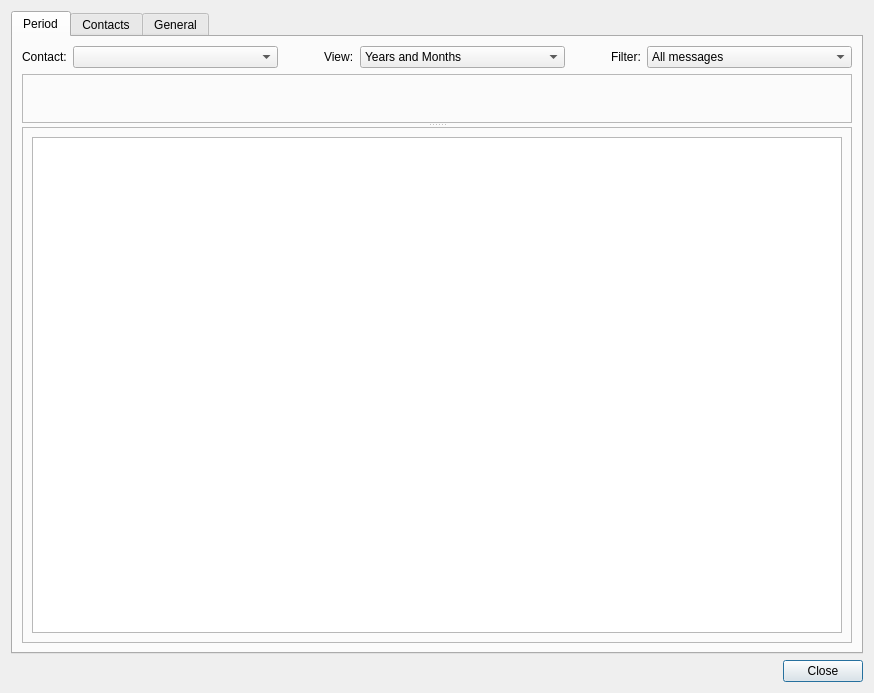
<?xml version="1.0" encoding="UTF-8"?>
<ui version="4.0">
 <class>Statistics</class>
 <widget class="QDialog" name="Statistics">
  <property name="geometry">
   <rect>
    <x>0</x>
    <y>0</y>
    <width>874</width>
    <height>693</height>
   </rect>
  </property>
  <property name="windowTitle">
   <string>Statistics</string>
  </property>
  <property name="windowIcon">
   <iconset resource="resource.qrc">
    <normaloff>:/view-statistics</normaloff>:/view-statistics</iconset>
  </property>
  <layout class="QVBoxLayout" name="verticalLayout">
   <item>
    <widget class="QTabWidget" name="statisticTab">
     <property name="currentIndex">
      <number>0</number>
     </property>
     <widget class="QWidget" name="periodTab">
      <attribute name="title">
       <string>Period</string>
      </attribute>
      <layout class="QVBoxLayout" name="verticalLayout_2">
       <item>
        <layout class="QHBoxLayout" name="horizontalLayout_2">
         <item>
          <widget class="QLabel" name="label_2">
           <property name="text">
            <string>Contact:</string>
           </property>
          </widget>
         </item>
         <item>
          <widget class="QComboBox" name="contactBox">
           <property name="sizePolicy">
            <sizepolicy hsizetype="Expanding" vsizetype="Fixed">
             <horstretch>0</horstretch>
             <verstretch>0</verstretch>
            </sizepolicy>
           </property>
          </widget>
         </item>
         <item>
          <spacer name="horizontalSpacer">
           <property name="orientation">
            <enum>Qt::Horizontal</enum>
           </property>
           <property name="sizeType">
            <enum>QSizePolicy::Preferred</enum>
           </property>
           <property name="sizeHint" stdset="0">
            <size>
             <width>40</width>
             <height>0</height>
            </size>
           </property>
          </spacer>
         </item>
         <item>
          <widget class="QLabel" name="label_3">
           <property name="text">
            <string>View:</string>
           </property>
          </widget>
         </item>
         <item>
          <widget class="QComboBox" name="viewBox">
           <property name="sizePolicy">
            <sizepolicy hsizetype="Expanding" vsizetype="Fixed">
             <horstretch>0</horstretch>
             <verstretch>0</verstretch>
            </sizepolicy>
           </property>
           <item>
            <property name="text">
             <string>Years and Months</string>
            </property>
           </item>
           <item>
            <property name="text">
             <string>Years</string>
            </property>
           </item>
           <item>
            <property name="text">
             <string>Months</string>
            </property>
           </item>
           <item>
            <property name="text">
             <string>Days</string>
            </property>
           </item>
           <item>
            <property name="text">
             <string>Weekdays</string>
            </property>
           </item>
           <item>
            <property name="text">
             <string>Hours</string>
            </property>
           </item>
          </widget>
         </item>
         <item>
          <spacer name="horizontalSpacer_2">
           <property name="orientation">
            <enum>Qt::Horizontal</enum>
           </property>
           <property name="sizeType">
            <enum>QSizePolicy::Preferred</enum>
           </property>
           <property name="sizeHint" stdset="0">
            <size>
             <width>40</width>
             <height>20</height>
            </size>
           </property>
          </spacer>
         </item>
         <item>
          <widget class="QLabel" name="label">
           <property name="text">
            <string>Filter:</string>
           </property>
          </widget>
         </item>
         <item>
          <widget class="QComboBox" name="filterBox">
           <property name="sizePolicy">
            <sizepolicy hsizetype="Expanding" vsizetype="Fixed">
             <horstretch>0</horstretch>
             <verstretch>0</verstretch>
            </sizepolicy>
           </property>
           <item>
            <property name="text">
             <string>All messages</string>
            </property>
           </item>
           <item>
            <property name="text">
             <string>Only incoming</string>
            </property>
           </item>
           <item>
            <property name="text">
             <string>Only outgoing</string>
            </property>
           </item>
          </widget>
         </item>
        </layout>
       </item>
       <item>
        <widget class="QSplitter" name="splitter">
         <property name="orientation">
          <enum>Qt::Vertical</enum>
         </property>
         <widget class="QFrame" name="frame_2">
          <property name="frameShape">
           <enum>QFrame::StyledPanel</enum>
          </property>
          <property name="frameShadow">
           <enum>QFrame::Raised</enum>
          </property>
          <layout class="QVBoxLayout" name="verticalLayout_7">
           <property name="margin">
            <number>0</number>
           </property>
           <item>
            <widget class="StatisticCanvas" name="statisticPlot" native="true">
             <property name="contextMenuPolicy">
              <enum>Qt::ActionsContextMenu</enum>
             </property>
             <property name="toolTip">
              <string>Rightclick to change layout</string>
             </property>
             <layout class="QVBoxLayout" name="verticalLayout_6"/>
            </widget>
           </item>
          </layout>
         </widget>
         <widget class="QFrame" name="frame">
          <property name="frameShape">
           <enum>QFrame::StyledPanel</enum>
          </property>
          <property name="frameShadow">
           <enum>QFrame::Raised</enum>
          </property>
          <layout class="QVBoxLayout" name="verticalLayout_5">
           <item>
            <widget class="QTextBrowser" name="infoBrowser"/>
           </item>
          </layout>
         </widget>
        </widget>
       </item>
      </layout>
     </widget>
     <widget class="QWidget" name="contactTab">
      <attribute name="title">
       <string>Contacts</string>
      </attribute>
      <layout class="QVBoxLayout" name="verticalLayout_3">
       <item>
        <widget class="QSplitter" name="splitter_3">
         <property name="orientation">
          <enum>Qt::Vertical</enum>
         </property>
         <widget class="QFrame" name="frame_5">
          <property name="frameShape">
           <enum>QFrame::StyledPanel</enum>
          </property>
          <property name="frameShadow">
           <enum>QFrame::Raised</enum>
          </property>
          <layout class="QVBoxLayout" name="verticalLayout_12">
           <property name="margin">
            <number>0</number>
           </property>
           <item>
            <widget class="ContactCanvas" name="contactPlot" native="true">
             <layout class="QVBoxLayout" name="verticalLayout_13"/>
            </widget>
           </item>
          </layout>
         </widget>
         <widget class="QFrame" name="frame_6">
          <property name="frameShape">
           <enum>QFrame::StyledPanel</enum>
          </property>
          <property name="frameShadow">
           <enum>QFrame::Raised</enum>
          </property>
          <layout class="QVBoxLayout" name="verticalLayout_14">
           <item>
            <widget class="QTextBrowser" name="contactInfo"/>
           </item>
          </layout>
         </widget>
        </widget>
       </item>
      </layout>
     </widget>
     <widget class="QWidget" name="generalTab">
      <attribute name="title">
       <string>General</string>
      </attribute>
      <layout class="QVBoxLayout" name="verticalLayout_4">
       <item>
        <widget class="QTextBrowser" name="generalBrowser"/>
       </item>
      </layout>
     </widget>
    </widget>
   </item>
   <item>
    <widget class="QDialogButtonBox" name="buttonBox">
     <property name="orientation">
      <enum>Qt::Horizontal</enum>
     </property>
     <property name="standardButtons">
      <set>QDialogButtonBox::Close</set>
     </property>
    </widget>
   </item>
  </layout>
  <action name="stackedAction">
   <property name="text">
    <string>Show graphs on top of each other</string>
   </property>
  </action>
  <action name="separateAction">
   <property name="text">
    <string>Show one graph above the x-axis and the other under the x-axis</string>
   </property>
  </action>
 </widget>
 <customwidgets>
  <customwidget>
   <class>StatisticCanvas</class>
   <extends>QWidget</extends>
   <header>widget.StatisticCanvas</header>
   <container>1</container>
  </customwidget>
  <customwidget>
   <class>ContactCanvas</class>
   <extends>QWidget</extends>
   <header>widget.ContactCanvas</header>
   <container>1</container>
  </customwidget>
 </customwidgets>
 <resources>
  <include location="resource.qrc"/>
 </resources>
 <connections>
  <connection>
   <sender>buttonBox</sender>
   <signal>accepted()</signal>
   <receiver>Statistics</receiver>
   <slot>accept()</slot>
   <hints>
    <hint type="sourcelabel">
     <x>558</x>
     <y>444</y>
    </hint>
    <hint type="destinationlabel">
     <x>157</x>
     <y>274</y>
    </hint>
   </hints>
  </connection>
  <connection>
   <sender>buttonBox</sender>
   <signal>rejected()</signal>
   <receiver>Statistics</receiver>
   <slot>reject()</slot>
   <hints>
    <hint type="sourcelabel">
     <x>626</x>
     <y>450</y>
    </hint>
    <hint type="destinationlabel">
     <x>286</x>
     <y>274</y>
    </hint>
   </hints>
  </connection>
 </connections>
</ui>
